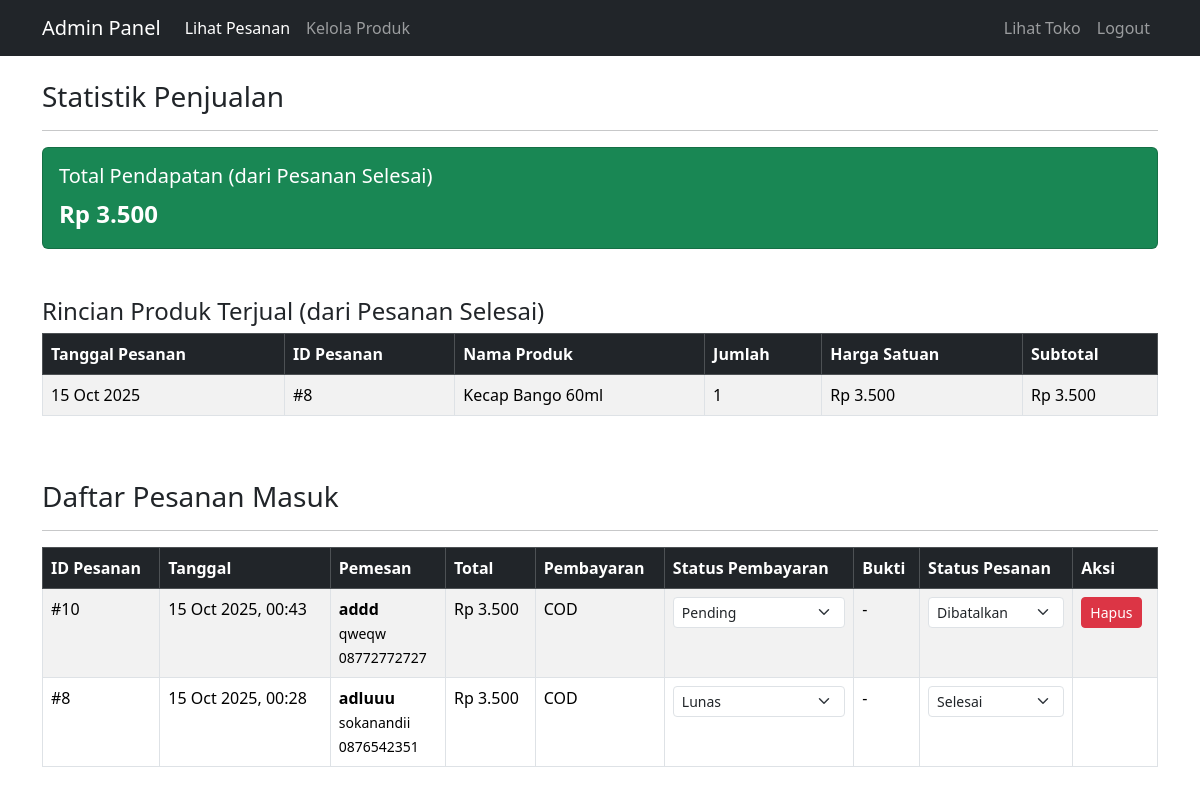
The page /admin/index.php (signed in) on the database its author committed.
### tables this page shows
CREATE TABLE `detail_pesanan` (
  `id_detail` int(11) NOT NULL,
  `id_pesanan` int(11) NOT NULL,
  `id_produk` int(11) NOT NULL,
  `jumlah` int(11) NOT NULL,
  `harga_saat_pesan` int(11) NOT NULL
);

CREATE TABLE `pesanan` (
  `id_pesanan` int(11) NOT NULL,
  `id_pengguna` int(11) DEFAULT NULL,
  `nama_pemesan` varchar(255) NOT NULL,
  `alamat_pemesan` text NOT NULL,
  `telepon_pemesan` varchar(25) NOT NULL,
  `tanggal_pesanan` timestamp NOT NULL DEFAULT current_timestamp(),
  `total_harga` int(11) NOT NULL,
  `metode_pembayaran` varchar(50) NOT NULL,
  `bukti_pembayaran` varchar(255) DEFAULT NULL,
  `status_pembayaran` enum('pending','lunas','ditolak') NOT NULL DEFAULT 'pending',
  `status` enum('diproses','dikirim','selesai','dibatalkan') NOT NULL DEFAULT 'diproses'
);

CREATE TABLE `produk` (
  `id_produk` int(11) NOT NULL,
  `nama_produk` varchar(255) NOT NULL,
  `harga` int(11) NOT NULL,
  `gambar` varchar(255) NOT NULL,
  `deskripsi` text NOT NULL
);

### admin/index.php (the view, shortened to what this page needs)
<?php
require_once '../config.php';
$total_penjualan_result = $conn->query("SELECT SUM(total_harga) AS total FROM pesanan WHERE status = 'selesai' AND status_pembayaran = 'lunas'");
$total_penjualan = $total_penjualan_result->fetch_assoc()['total'] ?? 0;
$produk_terjual_result = $conn->query("
    SELECT p.nama_produk, dp.jumlah, dp.harga_saat_pesan, ps.id_pesanan, ps.tanggal_pesanan
    FROM detail_pesanan dp
    JOIN produk p ON dp.id_produk = p.id_produk
    JOIN pesanan ps ON dp.id_pesanan = ps.id_pesanan
    WHERE ps.status = 'selesai' AND ps.status_pembayaran = 'lunas'
    ORDER BY ps.tanggal_pesanan DESC
");
$result = $conn->query("SELECT * FROM pesanan ORDER BY tanggal_pesanan DESC");
?>
<!DOCTYPE html>
<html lang="id">
<head>
    <link href="https://cdn.jsdelivr.net/npm/bootstrap@5.3.2/dist/css/bootstrap.min.css" rel="stylesheet">
</head>
<body>
<nav class="navbar navbar-expand-lg navbar-dark bg-dark">
    <div class="container">
        <a class="navbar-brand" href="#">Admin Panel</a>
        <div class="collapse navbar-collapse">
            <ul class="navbar-nav">
                <li class="nav-item">
                    <a class="nav-link active" href="index.php">Lihat Pesanan</a>
                </li>
                <li class="nav-item">
                    <a class="nav-link" href="kelola_produk.php">Kelola Produk</a>
                </li>
            </ul>
            <ul class="navbar-nav ms-auto">
                 <li class="nav-item">
                    <a class="nav-link" href="../index.php" target="_blank">Lihat Toko</a>
                </li>
                 <li class="nav-item">
                    <a class="nav-link" href="logout.php">Logout</a>
                </li>
            </ul>
        </div>
    </div>
</nav>
<div class="container mt-4">
    <h3>Statistik Penjualan</h3>
    <hr>
    <div class="row mb-4">
        <div class="col-md-12">
            <div class="card text-white bg-success">
                <div class="card-body">
                    <h5 class="card-title">Total Pendapatan (dari Pesanan Selesai)</h5>
                    <p class="card-text fs-4 fw-bold">Rp <?php echo number_format($total_penjualan, 0, ',', '.'); ?></p>
                </div>
            </div>
        </div>
    </div>
    <h4 class="mt-5">Rincian Produk Terjual (dari Pesanan Selesai)</h4>
    <div class="table-responsive">
        <table class="table table-bordered table-striped table-hover">
            <thead class="table-dark">
                <tr>
                    <th>Tanggal Pesanan</th>
                    <th>ID Pesanan</th>
                    <th>Nama Produk</th>
                    <th>Jumlah</th>
                    <th>Harga Satuan</th>
                    <th>Subtotal</th>
                </tr>
            </thead>
            <tbody>
                <?php if ($produk_terjual_result->num_rows > 0): ?>
                    <?php while($item = $produk_terjual_result->fetch_assoc()): ?>
                    <tr>
                        <td><?php echo date('d M Y', strtotime($item['tanggal_pesanan'])); ?></td>
                        <td>#<?php echo $item['id_pesanan']; ?></td>
                        <td><?php echo htmlspecialchars($item['nama_produk']); ?></td>
                        <td><?php echo $item['jumlah']; ?></td>
                        <td>Rp <?php echo number_format($item['harga_saat_pesan'], 0, ',', '.'); ?></td>
                        <td>Rp <?php echo number_format($item['jumlah'] * $item['harga_saat_pesan'], 0, ',', '.'); ?></td>
                    </tr>
                    <?php endwhile; ?>
                <?php else: ?>
                    <tr>
                        <td colspan="6" class="text-center">Belum ada produk yang terjual dari pesanan yang selesai.</td>
                    </tr>
                <?php endif; ?>
            </tbody>
        </table>
    </div>
    <h3 class="mt-5">Daftar Pesanan Masuk</h3>
    <hr>
    <table class="table table-bordered table-striped table-hover">
        <thead class="table-dark">
            <tr>
                <th>ID Pesanan</th>
                <th>Tanggal</th>
                <th>Pemesan</th>
                <th>Total</th>
                <th>Pembayaran</th>
                <th>Status Pembayaran</th>
                <th>Bukti</th>
                <th>Status Pesanan</th>
                <th>Aksi</th>
            </tr>
        </thead>
        <tbody>
            <?php if ($result->num_rows > 0): ?>
                <?php while($pesanan = $result->fetch_assoc()): ?>
                <tr>
                    <td>#<?php echo $pesanan['id_pesanan']; ?></td>
                    <td><?php echo date('d M Y, H:i', strtotime($pesanan['tanggal_pesanan'])); ?></td>
                    <td>
                        <strong><?php echo htmlspecialchars($pesanan['nama_pemesan']); ?></strong><br>
                        <small><?php echo htmlspecialchars($pesanan['alamat_pemesan']); ?></small><br>
                        <small><?php echo htmlspecialchars($pesanan['telepon_pemesan']); ?></small>
                    </td>
                    <td>Rp <?php echo number_format($pesanan['total_harga'], 0, ',', '.'); ?></td>
                    <td><?php echo htmlspecialchars($pesanan['metode_pembayaran']); ?></td>
                    <td>
                        <form method="POST" class="d-inline">
                            <select name="status_pembayaran" class="form-select form-select-sm" onchange="this.form.submit()">
                                <option value="pending" <?php echo ($pesanan['status_pembayaran'] == 'pending') ? 'selected' : ''; ?>>Pending</option>
                                <option value="lunas" <?php echo ($pesanan['status_pembayaran'] == 'lunas') ? 'selected' : ''; ?>>Lunas</option>
                            </select>
                        </form>
                    </td>
                    <td>
                        <?php if (!empty($pesanan['bukti_pembayaran'])): ?>
                            <a href="../assets/bukti_pembayaran/<?php echo htmlspecialchars($pesanan['bukti_pembayaran']); ?>" target="_blank">Lihat</a>
                        <?php else: ?>
                            -
                        <?php endif; ?>
                    </td>
                    <td>
                        <form method="POST" class="d-inline">
                            <select name="status" class="form-select form-select-sm" onchange="this.form.submit()">
                                <option value="selesai" <?php echo ($pesanan['status'] == 'selesai') ? 'selected' : ''; ?>>Selesai</option>
                                <option value="dibatalkan" <?php echo ($pesanan['status'] == 'dibatalkan') ? 'selected' : ''; ?>>Dibatalkan</option>
                            </select>
                        </form>
                    </td>
                    <td>
                        <?php if ($pesanan['status'] != 'selesai'): ?>
                            <a href="hapus_pesanan.php?id=<?php echo $pesanan['id_pesanan']; ?>" class="btn btn-danger btn-sm" onclick="return confirm('Apakah Anda yakin ingin menghapus pesanan ini?')">Hapus</a>
                        <?php endif; ?>
                    </td>
                </tr>
                <?php endwhile; ?>
            <?php else: ?>
                <tr>
                    <td colspan="9" class="text-center">Belum ada pesanan yang masuk.</td>
                </tr>
            <?php endif; ?>
        </tbody>
    </table>
</div>
</body>
</html>

### rows shown on the page
detail_pesanan: id_pesanan.tanggal_pesanan "15 Oct 2025", id_pesanan.id_pesanan "8", id_produk.nama_produk "Kecap Bango 60ml", jumlah "1", harga_saat_pesan "3.500", $item['jumlah'] * $item['harga_saat_pesan'] "3.500"
pesanan: id_pesanan "10", tanggal_pesanan "15 Oct 2025, 00:43", nama_pemesan "addd", alamat_pemesan "qweqw", telepon_pemesan "08772772727", total_harga "3.500", metode_pembayaran "COD", status_pembayaran "Pending", status "Dibatalkan"
pesanan: id_pesanan "8", tanggal_pesanan "15 Oct 2025, 00:28", nama_pemesan "adluuu", alamat_pemesan "sokanandii", telepon_pemesan "0876542351", total_harga "3.500", metode_pembayaran "COD", status_pembayaran "Lunas", status "Selesai"

### other values the page prints
$total_penjualan "3.500"
